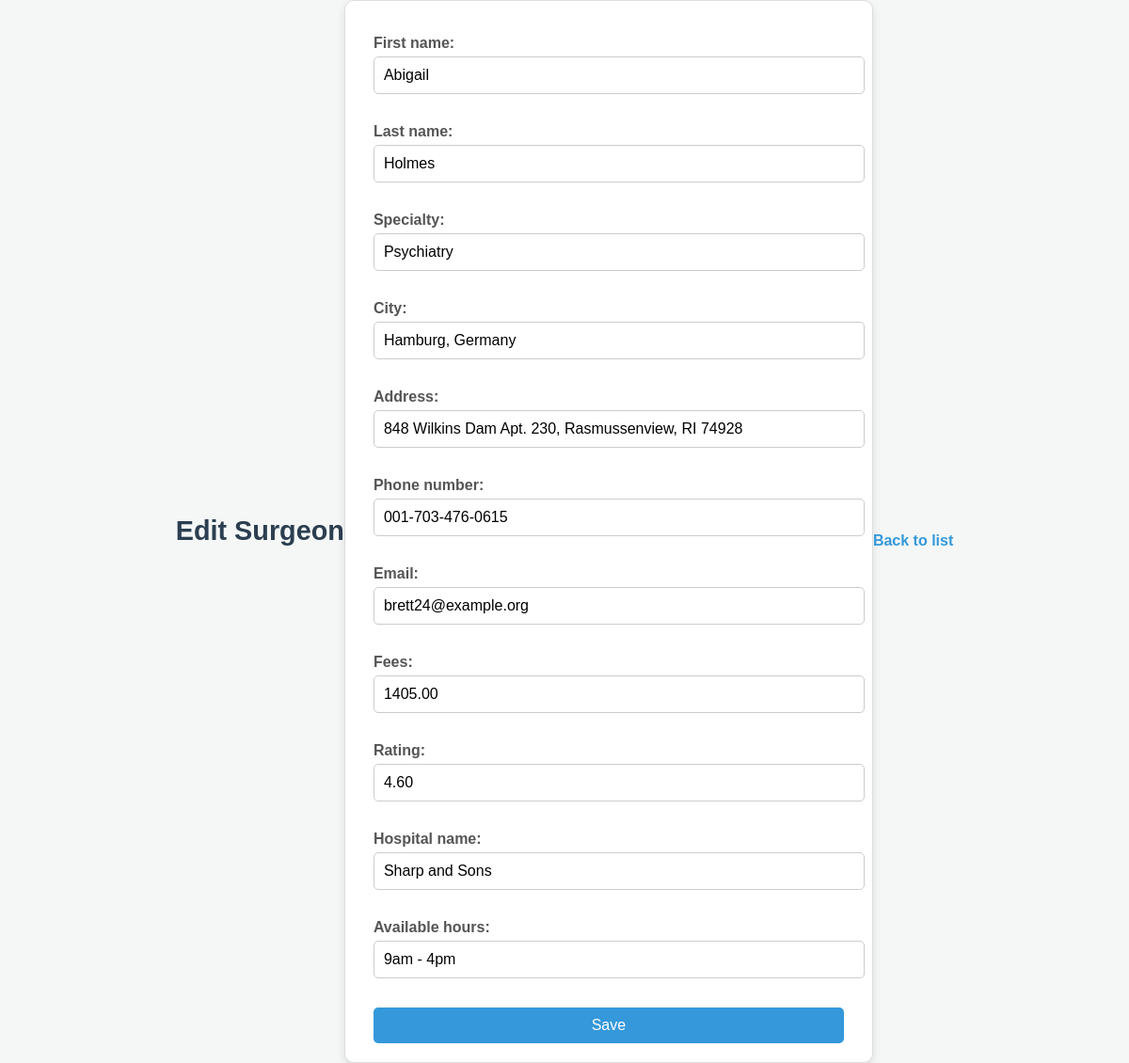
Page /surgeons/1330/edit/ on the committed database.
### search/models.py (models this page shows)
class Surgeon(models.Model):
    first_name = models.CharField(max_length=100)
    last_name = models.CharField(max_length=100)
    specialty = models.CharField(max_length=100)
    city = models.CharField(max_length=100)
    address = models.CharField(max_length=255)
    phone_number = models.CharField(max_length=15)
    email = models.EmailField()
    fees = models.DecimalField(max_digits=10, decimal_places=2)
    rating = models.DecimalField(max_digits=3, decimal_places=2, null=True, blank=True)  # Rating out of 5
    hospital_name = models.CharField(max_length=255)
    available_hours = models.CharField(max_length=255)

### search/views.py (the view)
# urls.py: path('surgeons/<int:pk>/edit/', views.surgeon_update, name='surgeon-update'),
def surgeon_update(request, pk):
    surgeon = get_object_or_404(Surgeon, pk=pk)
    if request.method == 'POST':
        form = SurgeonForm(request.POST, instance=surgeon)
        if form.is_valid():
            form.save()
            return redirect('surgeon-list')
    else:
        form = SurgeonForm(instance=surgeon)
    return render(request, 'search/surgeon_form.html', {'form': form})

### search/forms.py
class SurgeonForm(forms.ModelForm):
    class Meta:
        model = Surgeon
        fields = '__all__'

### search/templates/search/surgeon_form.html (shortened to what this page needs)
{% load static %}
<!DOCTYPE html>
<html lang="en">
<head>
</head>
<body>
    <h1>{{ form.instance.pk|yesno:"Edit Surgeon,Add New Surgeon" }}</h1>
    <form method="post">
        {{ form.as_p }}
        <button type="submit">Save</button>
    </form>
    <a href="{% url 'surgeon-list' %}">Back to list</a>
</body>
</html>

### search/templates/search/surgeon_form.html (style rules this page uses)
body { font-family: Arial, sans-serif; background-color: #f4f7f6; margin: 0; padding: 0; display: flex; justify-content: center; align-items: center; min-height: 100vh; color: #333; }
form { background: #ffffff; border: 1px solid #ddd; border-radius: 10px; padding: 20px 30px; max-width: 500px; width: 100%; box-shadow: 0px 4px 10px rgba(0, 0, 0, 0.1); }
h1 { text-align: center; font-size: 1.8rem; color: #2c3e50; margin-bottom: 20px; }
form input, form select, form textarea { width: 100%; padding: 10px; margin-bottom: 15px; border: 1px solid #ccc; border-radius: 5px; font-size: 1rem; }
form button { display: block; width: 100%; padding: 10px 15px; font-size: 1rem; color: white; background-color: #3498db; border: none; border-radius: 5px; cursor: pointer; transition: background-color 0.3s ease; }
a { display: inline-block; margin-top: 20px; text-align: center; color: #3498db; text-decoration: none; font-size: 1rem; font-weight: bold; transition: color 0.3s ease; }
form label { font-weight: bold; margin-bottom: 5px; display: block; color: #555; }

### rows in the picture
Surgeon: instance.pk "Edit Surgeon", first_name "Abigail", last_name "Holmes", specialty "Psychiatry", city "Hamburg, Germany", address "848 Wilkins Dam Apt. 230, Rasmussenview, RI 74928", phone_number "001-703-476-0615", email "brett24@example.org", fees "1405.00", rating "4.60", hospital_name "Sharp and Sons", available_hours "9am - 4pm"
